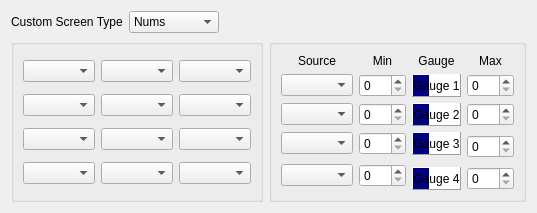
          <widget class="QWidget" name="tab_2">
           <attribute name="title">
            <string>Telemetry screen 2</string>
           </attribute>
           <layout class="QGridLayout" name="gridLayout_36">
            <item row="1" column="0">
             <widget class="QGroupBox" name="CS2Nums">
              <layout class="QGridLayout" name="telemetryCS2Nums">
               <item row="1" column="0">
                <widget class="QComboBox" name="telemetryCS2F2_CB">
                 <property name="sizePolicy">
                  <sizepolicy hsizetype="Expanding" vsizetype="Fixed">
                   <horstretch>0</horstretch>
                   <verstretch>0</verstretch>
                  </sizepolicy>
                 </property>
                </widget>
               </item>
               <item row="0" column="0">
                <widget class="QComboBox" name="telemetryCS2F1_CB">
                 <property name="sizePolicy">
                  <sizepolicy hsizetype="Expanding" vsizetype="Fixed">
                   <horstretch>0</horstretch>
                   <verstretch>0</verstretch>
                  </sizepolicy>
                 </property>
                </widget>
               </item>
               <item row="2" column="0">
                <widget class="QComboBox" name="telemetryCS2F3_CB">
                 <property name="sizePolicy">
                  <sizepolicy hsizetype="Expanding" vsizetype="Fixed">
                   <horstretch>0</horstretch>
                   <verstretch>0</verstretch>
                  </sizepolicy>
                 </property>
                </widget>
               </item>
               <item row="0" column="2">
                <widget class="QComboBox" name="telemetryCS2F9_CB">
                 <property name="sizePolicy">
                  <sizepolicy hsizetype="Expanding" vsizetype="Fixed">
                   <horstretch>0</horstretch>
                   <verstretch>0</verstretch>
                  </sizepolicy>
                 </property>
                </widget>
               </item>
               <item row="3" column="0">
                <widget class="QComboBox" name="telemetryCS2F4_CB">
                 <property name="sizePolicy">
                  <sizepolicy hsizetype="Expanding" vsizetype="Fixed">
                   <horstretch>0</horstretch>
                   <verstretch>0</verstretch>
                  </sizepolicy>
                 </property>
                </widget>
               </item>
               <item row="0" column="1">
                <widget class="QComboBox" name="telemetryCS2F5_CB">
                 <property name="sizePolicy">
                  <sizepolicy hsizetype="Expanding" vsizetype="Fixed">
                   <horstretch>0</horstretch>
                   <verstretch>0</verstretch>
                  </sizepolicy>
                 </property>
                </widget>
               </item>
               <item row="1" column="1">
                <widget class="QComboBox" name="telemetryCS2F6_CB">
                 <property name="sizePolicy">
                  <sizepolicy hsizetype="Expanding" vsizetype="Fixed">
                   <horstretch>0</horstretch>
                   <verstretch>0</verstretch>
                  </sizepolicy>
                 </property>
                </widget>
               </item>
               <item row="2" column="1">
                <widget class="QComboBox" name="telemetryCS2F7_CB">
                 <property name="sizePolicy">
                  <sizepolicy hsizetype="Expanding" vsizetype="Fixed">
                   <horstretch>0</horstretch>
                   <verstretch>0</verstretch>
                  </sizepolicy>
                 </property>
                </widget>
               </item>
               <item row="3" column="1">
                <widget class="QComboBox" name="telemetryCS2F8_CB">
                 <property name="sizePolicy">
                  <sizepolicy hsizetype="Expanding" vsizetype="Fixed">
                   <horstretch>0</horstretch>
                   <verstretch>0</verstretch>
                  </sizepolicy>
                 </property>
                </widget>
               </item>
               <item row="1" column="2">
                <widget class="QComboBox" name="telemetryCS2F10_CB">
                 <property name="sizePolicy">
                  <sizepolicy hsizetype="Expanding" vsizetype="Fixed">
                   <horstretch>0</horstretch>
                   <verstretch>0</verstretch>
                  </sizepolicy>
                 </property>
                </widget>
               </item>
               <item row="2" column="2">
                <widget class="QComboBox" name="telemetryCS2F11_CB">
                 <property name="sizePolicy">
                  <sizepolicy hsizetype="Expanding" vsizetype="Fixed">
                   <horstretch>0</horstretch>
                   <verstretch>0</verstretch>
                  </sizepolicy>
                 </property>
                </widget>
               </item>
               <item row="3" column="2">
                <widget class="QComboBox" name="telemetryCS2F12_CB">
                 <property name="sizePolicy">
                  <sizepolicy hsizetype="Expanding" vsizetype="Fixed">
                   <horstretch>0</horstretch>
                   <verstretch>0</verstretch>
                  </sizepolicy>
                 </property>
                </widget>
               </item>
              </layout>
             </widget>
            </item>
            <item row="1" column="1">
             <widget class="QGroupBox" name="CS2Bars">
              <layout class="QGridLayout" name="telemetryCS2Bars" columnstretch="1,0,1,0">
               <item row="0" column="0">
                <widget class="QLabel" name="label_285">
                 <property name="text">
                  <string>Source</string>
                 </property>
                 <property name="alignment">
                  <set>Qt::AlignCenter</set>
                 </property>
                </widget>
               </item>
               <item row="0" column="1">
                <widget class="QLabel" name="label_286">
                 <property name="text">
                  <string>Min</string>
                 </property>
                 <property name="alignment">
                  <set>Qt::AlignCenter</set>
                 </property>
                </widget>
               </item>
               <item row="0" column="2">
                <widget class="QLabel" name="label_287">
                 <property name="text">
                  <string>Gauge</string>
                 </property>
                 <property name="alignment">
                  <set>Qt::AlignCenter</set>
                 </property>
                </widget>
               </item>
               <item row="0" column="3">
                <widget class="QLabel" name="label_288">
                 <property name="text">
                  <string>Max</string>
                 </property>
                 <property name="alignment">
                  <set>Qt::AlignCenter</set>
                 </property>
                </widget>
               </item>
               <item row="1" column="0">
                <widget class="QComboBox" name="telBarCS2B1_CB"/>
               </item>
               <item row="1" column="1">
                <widget class="QDoubleSpinBox" name="telMinCS2SB1">
                 <property name="decimals">
                  <number>0</number>
                 </property>
                </widget>
               </item>
               <item row="1" column="2">
                <widget class="QLabel" name="telBarCS2BAR1">
                 <property name="autoFillBackground">
                  <bool>false</bool>
                 </property>
                 <property name="styleSheet">
                  <string notr="true">Background:qlineargradient(spread:pad, x1:0, y1:0, x2:1, y2:0, stop:0 rgba(0, 0, 128, 255), stop:0.339795 rgba(0, 0, 128, 255), stop:0.339799 rgba(255, 255, 255, 255), stop:0.662444 rgba(255, 255, 255, 255),)
</string>
                 </property>
                 <property name="frameShape">
                  <enum>QFrame::Panel</enum>
                 </property>
                 <property name="frameShadow">
                  <enum>QFrame::Raised</enum>
                 </property>
                 <property name="text">
                  <string>Gauge 1</string>
                 </property>
                 <property name="alignment">
                  <set>Qt::AlignCenter</set>
                 </property>
                </widget>
               </item>
               <item row="1" column="3">
                <widget class="QDoubleSpinBox" name="telMaxCS2SB1">
                 <property name="decimals">
                  <number>0</number>
                 </property>
                </widget>
               </item>
               <item row="2" column="0">
                <widget class="QComboBox" name="telBarCS2B2_CB"/>
               </item>
               <item row="2" column="1">
                <widget class="QDoubleSpinBox" name="telMinCS2SB2">
                 <property name="decimals">
                  <number>0</number>
                 </property>
                </widget>
               </item>
               <item row="2" column="2">
                <widget class="QLabel" name="telBarCS2BAR2">
                 <property name="autoFillBackground">
                  <bool>false</bool>
                 </property>
                 <property name="styleSheet">
                  <string notr="true">Background:qlineargradient(spread:pad, x1:0, y1:0, x2:1, y2:0, stop:0 rgba(0, 0, 128, 255), stop:0.339795 rgba(0, 0, 128, 255), stop:0.339799 rgba(255, 255, 255, 255), stop:0.662444 rgba(255, 255, 255, 255),)
</string>
                 </property>
                 <property name="frameShape">
                  <enum>QFrame::Panel</enum>
                 </property>
                 <property name="frameShadow">
                  <enum>QFrame::Raised</enum>
                 </property>
                 <property name="text">
                  <string>Gauge 2</string>
                 </property>
                 <property name="alignment">
                  <set>Qt::AlignCenter</set>
                 </property>
                </widget>
               </item>
               <item row="2" column="3">
                <widget class="QDoubleSpinBox" name="telMaxCS2SB2">
                 <property name="decimals">
                  <number>0</number>
                 </property>
                </widget>
               </item>
               <item row="3" column="0">
                <widget class="QComboBox" name="telBarCS2B3_CB"/>
               </item>
               <item row="3" column="1">
                <widget class="QDoubleSpinBox" name="telMinCS2SB3">
                 <property name="decimals">
                  <number>0</number>
                 </property>
                </widget>
               </item>
               <item row="3" column="2">
                <widget class="QLabel" name="telBarCS2BAR3">
                 <property name="autoFillBackground">
                  <bool>false</bool>
                 </property>
                 <property name="styleSheet">
                  <string notr="true">Background:qlineargradient(spread:pad, x1:0, y1:0, x2:1, y2:0, stop:0 rgba(0, 0, 128, 255), stop:0.339795 rgba(0, 0, 128, 255), stop:0.339799 rgba(255, 255, 255, 255), stop:0.662444 rgba(255, 255, 255, 255),)
</string>
                 </property>
                 <property name="frameShape">
                  <enum>QFrame::Panel</enum>
                 </property>
                 <property name="frameShadow">
                  <enum>QFrame::Raised</enum>
                 </property>
                 <property name="text">
                  <string>Gauge 3</string>
                 </property>
                 <property name="alignment">
                  <set>Qt::AlignCenter</set>
                 </property>
                </widget>
               </item>
               <item row="3" column="3" rowspan="2">
                <widget class="QDoubleSpinBox" name="telMaxCS2SB3">
                 <property name="decimals">
                  <number>0</number>
                 </property>
                </widget>
               </item>
               <item row="4" column="0" rowspan="2">
                <widget class="QComboBox" name="telBarCS2B4_CB"/>
               </item>
               <item row="4" column="1" rowspan="2">
                <widget class="QDoubleSpinBox" name="telMinCS2SB4">
                 <property name="decimals">
                  <number>0</number>
                 </property>
                </widget>
               </item>
               <item row="5" column="2">
                <widget class="QLabel" name="telBarCS2BAR4">
                 <property name="autoFillBackground">
                  <bool>false</bool>
                 </property>
                 <property name="styleSheet">
                  <string notr="true">Background:qlineargradient(spread:pad, x1:0, y1:0, x2:1, y2:0, stop:0 rgba(0, 0, 128, 255), stop:0.339795 rgba(0, 0, 128, 255), stop:0.339799 rgba(255, 255, 255, 255), stop:0.662444 rgba(255, 255, 255, 255),)
</string>
                 </property>
                 <property name="frameShape">
                  <enum>QFrame::Panel</enum>
                 </property>
                 <property name="frameShadow">
                  <enum>QFrame::Raised</enum>
                 </property>
                 <property name="text">
                  <string>Gauge 4</string>
                 </property>
                 <property name="alignment">
                  <set>Qt::AlignCenter</set>
                 </property>
                </widget>
               </item>
               <item row="5" column="3">
                <widget class="QDoubleSpinBox" name="telMaxCS2SB4">
                 <property name="decimals">
                  <number>0</number>
                 </property>
                </widget>
               </item>
              </layout>
             </widget>
            </item>
            <item row="0" column="0" colspan="2">
             <layout class="QHBoxLayout" name="horizontalLayout_7" stretch="0,0,1">
              <item>
               <widget class="QLabel" name="telemetryCS2Type_LABEL">
                <property name="sizePolicy">
                 <sizepolicy hsizetype="MinimumExpanding" vsizetype="Preferred">
                  <horstretch>0</horstretch>
                  <verstretch>0</verstretch>
                 </sizepolicy>
                </property>
                <property name="text">
                 <string>Custom Screen Type</string>
                </property>
               </widget>
              </item>
              <item>
               <widget class="QComboBox" name="telemetryCSType2">
                <property name="sizePolicy">
                 <sizepolicy hsizetype="MinimumExpanding" vsizetype="Fixed">
                  <horstretch>0</horstretch>
                  <verstretch>0</verstretch>
                 </sizepolicy>
                </property>
                <property name="minimumSize">
                 <size>
                  <width>90</width>
                  <height>0</height>
                 </size>
                </property>
                <item>
                 <property name="text">
                  <string>Nums</string>
                 </property>
                </item>
                <item>
                 <property name="text">
                  <string>Bars</string>
                 </property>
                </item>
               </widget>
              </item>
              <item>
               <spacer name="horizontalSpacer_17">
                <property name="orientation">
                 <enum>Qt::Horizontal</enum>
                </property>
                <property name="sizeHint" stdset="0">
                 <size>
                  <width>40</width>
                  <height>20</height>
                 </size>
                </property>
               </spacer>
              </item>
             </layout>
            </item>
           </layout>
          </widget>
